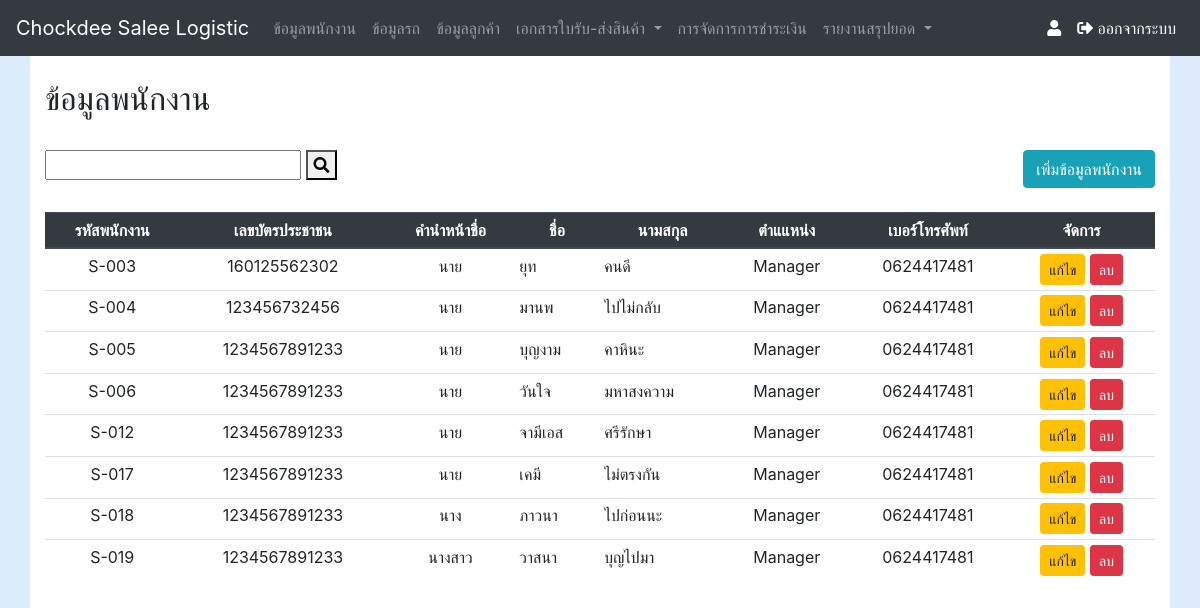
The page /staff_show.php on the database as committed earlier.
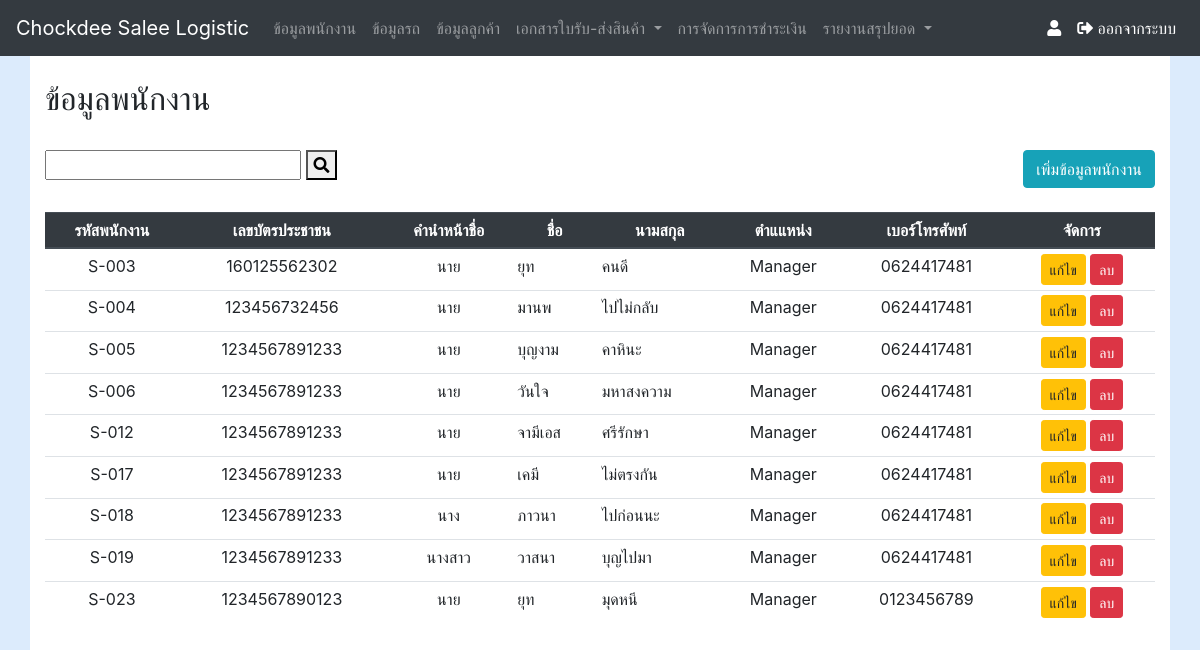
The same page on the database as committed later.
### tables this page shows
CREATE TABLE `tb_staff` (
  `staff_id` int(10) NOT NULL,
  `staff_id_set` varchar(10) NOT NULL,
  `staff_name` varchar(55) NOT NULL,
  `staff_lastname` varchar(55) NOT NULL,
  `staff_card` varchar(13) NOT NULL,
  `staff_position` varchar(15) NOT NULL,
  `staff_tel` varchar(10) NOT NULL,
  `staff_title_name` varchar(45) DEFAULT NULL
);

### staff_show.php (the view, shortened to what this page needs)
<?php require_once('Connections/myconnect.php'); ?>
<?php require_once('nevbar.php');
Nevbar(); ?>
<?php
$query_staff = "SELECT * FROM tb_staff ";
$staff = mysql_query($query_staff, $myconnect) or die(mysql_error());
$row_staff = mysql_fetch_assoc($staff);
?>
<!DOCTYPE html
    PUBLIC "-//W3C//DTD XHTML 1.0 Transitional//EN" "http://www.w3.org/TR/xhtml1/DTD/xhtml1-transitional.dtd">
<html xmlns="http://www.w3.org/1999/xhtml">
<head>
    <link rel="stylesheet" href="css/custom.css" />
</head>
<body>
    <div class="container">
        <br />
        <h2>ข้อมูลพนักงาน</h2>
        <br />
        <div class="row">
            <div class="col-sm-8">
                <form id="form2" name="form2" method="get" action="<?php echo $_SERVER['SCRIPT_NAME'];?>">
                    <input type="text" name="textfield" id="textfield" />
                    <button type="submit"><i class="fa fa-search"></i></button>
                </form>
            </div>
            <div class="col-sm-4 ">
                <button type="button" class="btn btn-info float-right" data-toggle="modal"
                    data-target="#exampleModalCenter">
                    เพิ่มข้อมูลพนักงาน
                </button>
            </div>
        </div>
        <br />
        <div class="table-responsive">
            <table id='customers' class="table table-hover table-sm">
                <thead class="thead-dark">
                    <tr>
                        <th>
                            <div align="center">รหัสพนักงาน</div>
                        </th>
                        <th>
                            <div align="center">เลขบัตรประชาชน</div>
                        </th>
                        <th>
                            <div align="center">คำนำหน้าชื่อ</div>
                        </th>
                        <th>
                            <div align="center">ชื่อ</div>
                        </th>
                        <th>
                            <div align="center">นามสกุล</div>
                        </th>
                        <th>
                            <div align="center">ตำแแหน่ง</div>
                        </th>
                        <th>
                            <div align="center">เบอร์โทรศัพท์</div>
                        </th>
                        <th>
                            <div align="center">จัดการ</div>
                        </th>
                    </tr>
                </thead>
                <tbody>
                    <?php do { ?>
                    <tr>
                        <td>
                            <div align="center"><span><?php echo $row_staff['staff_id_set']; ?></span></div>
                        </td>
                        <td height="30">
                            <div align="center"><?php echo $row_staff['staff_card']; ?></div>
                        </td>
                        <td>
                            <div align="center"><?php echo $row_staff['staff_title_name']; ?></div>
                        </td>
                        <td>
                            <div align="left"><?php echo $row_staff['staff_name']; ?></div>
                        </td>
                        <td>
                            <div align="left"><?php echo $row_staff['staff_lastname']; ?></div>
                        </td>
                        <td>
                            <div align="center"><?php echo $row_staff['staff_position']; ?></div>
                        </td>
                        <td>
                            <div align="center"><?php echo $row_staff['staff_tel']; ?></div>
                        </td>
                        <td>
                            <div align="center">
                                <a class="btn btn-warning btn-sm" role="button"
                                    href="staff_edit.php<?php echo $row_staff['']; ?>?id=<?php echo $row_staff['staff_id']; ?>">แก้ไข</a>
                                <a class="btn btn-danger btn-sm" role="button"
                                    href="staff_del.php?id=<?php echo $row_staff['staff_id']; ?>?staff_id=<?php echo $row_staff['staff_id']; ?>"
                                    onclick="return confirm('ยืนยันที่จะลบข้อมูลหรือไม่ ?')">ลบ</a>
                            </div>
                        </td>
                    </tr>
                    <?php } while ($row_staff = mysql_fetch_assoc($staff)); ?>
                </tbody>
            </table>
        </div>
    </div>
</body>
</html>

### nevbar.php (shortened to what this page needs)
<?php  function Nevbar(){?>
  <!DOCTYPE html>
<html >
<head>
  <link rel="stylesheet" href="bootstrap/css/bootstrap.min.css">
  <link rel="stylesheet" href="https://use.fontawesome.com/releases/v5.7.0/css/all.css">
</head>
<body>
<nav class="navbar navbar-expand-lg navbar-dark bg-dark">
  <a class="navbar-brand" href="indexhome.php">Chockdee Salee Logistic</a>
  <div class="collapse navbar-collapse" id="navbarTogglerDemo02">
    <ul class="navbar-nav mr-auto mt-2 mt-lg-0">
      <li class="nav-item ">
        <a class="nav-link" href="staff_show.php">ข้อมูลพนักงาน</a>
      </li>
      <li class="nav-item ">
        <a class="nav-link" href="car_show.php">ข้อมูลรถ</a>
      </li>
      <li class="nav-item ">
        <a class="nav-link" href="customer_show.php">ข้อมูลลูกค้า</a>
      </li>
      <li class="nav-item dropdown ">
        <a class="nav-link dropdown-toggle" href="#" id="navbarDropdownMenuLink" role="button" data-toggle="dropdown" aria-haspopup="true" aria-expanded="false">
        เอกสารใบรับ-ส่งสินค้า
        </a>
      </li>
      <li class="nav-item ">
        <a class="nav-link" href="payment.php">การจัดการการชำระเงิน</a>
      </li>
      <li class="nav-item dropdown ">
        <a class="nav-link dropdown-toggle" href="#" id="navbarDropdownMenuLink" role="button" data-toggle="dropdown" aria-haspopup="true" aria-expanded="false">
        รายงานสรุปยอด
        </a>
      </li>
    </ul>
    <ul class="nav navbar-nav navbar-right">
      <li class="nav-item active" ><a class="nav-link" href="#">
      <span class="fas fa-user"></span> <?php echo $_COOKIE["UserName"]; ?></a>
      </li>
      <li class="nav-item active" ><a class="nav-link" href="removecookie.php">
      <span class="fas fa-sign-out-alt"></span> ออกจากระบบ</a>
      </li>
    </ul>
  </div>
</nav>
</body>
</html>
<?php } ?>

### css/custom.css (style rules this page uses)
body { background: #DCEBFC; }
.container { background: #FFF; height: 100%; min-height: calc(100vh - calc(3.5rem + 1px)); }

Rows that differ between the two databases and show on the page:
added tb_staff: staff_id_set "S-023", staff_card "1234567890123", staff_title_name "นาย", staff_name "ยุท", staff_lastname "มุดหนี", staff_position "Manager", staff_tel "0123456789"
